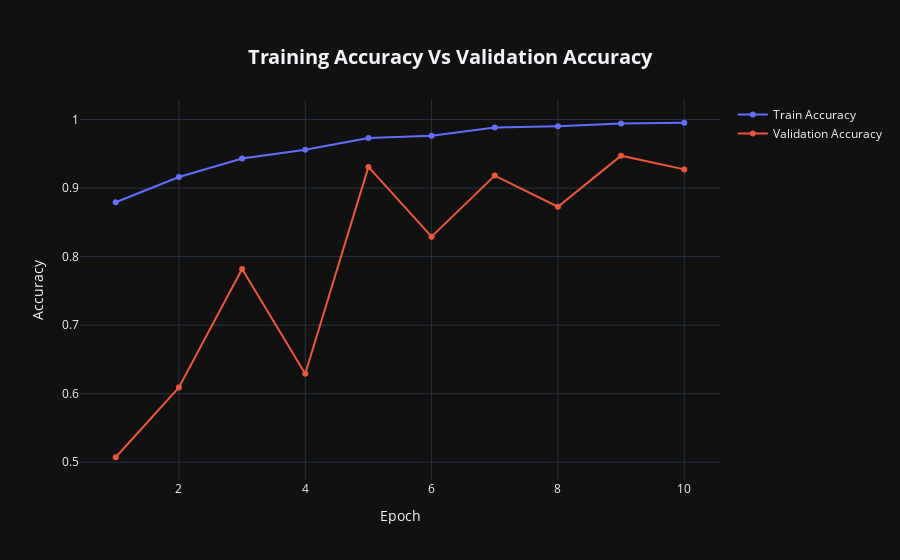
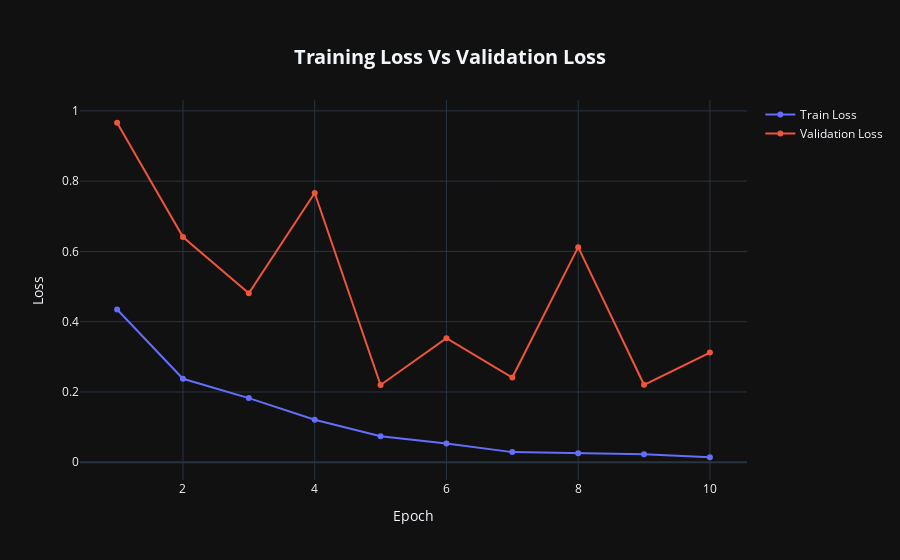

These figures' notebook cell, in order:
### Code cell
fig = go.Figure()

fig.add_trace(go.Scatter(x = acc_loss_df['Epoch'], y = acc_loss_df['Train Accuracy'], mode = 'lines+markers', name = 'Train Accuracy'))

fig.add_trace(go.Scatter(x = acc_loss_df['Epoch'], y = acc_loss_df['Validation Accuracy'], mode = 'lines+markers', name = 'Validation Accuracy'))

fig.update_layout(title = {'text' : '<b>Training Accuracy Vs Validation Accuracy</b>', 'xanchor' : 'center', 'yanchor' : 'top', 'x' : 0.5},
                  xaxis_title = 'Epoch', yaxis_title = 'Accuracy', title_font = dict(size=20))

fig.layout.template = 'plotly_dark'

fig.show()

###########################################################################################################################################

fig = go.Figure()

fig.add_trace(go.Scatter(x = acc_loss_df['Epoch'],
                         y = acc_loss_df['Train Loss'],
                         mode = 'lines+markers',
                         name = 'Train Loss'))

fig.add_trace(go.Scatter(x = acc_loss_df['Epoch'],
                         y = acc_loss_df['Validation Loss'],
                         mode = 'lines+markers',
                         name = 'Validation Loss'))

fig.update_layout(title = {'text' : '<b>Training Loss Vs Validation Loss</b>',
                           'xanchor' : 'center',
                           'yanchor' : 'top',
                           'x' : 0.5},
                          xaxis_title = 'Epoch',
                          yaxis_title = 'Loss',
                          title_font = dict(size = 20))

fig.layout.template = 'plotly_dark'

fig.show()

### Figure 1 — Plotly figure (JSON) as saved in the notebook; plotly's stock layout.template omitted (floating-point values rounded to 4 significant figures)
{"data": [{"mode": "lines+markers", "name": "Train Accuracy", "x": [1, 2, 3, 4, 5, 6, 7, 8, 9, 10], "y": [0.8794, 0.9161, 0.943, 0.9559, 0.9731, 0.9762, 0.9883, 0.9902, 0.9941, 0.9953], "type": "scatter"}, {"mode": "lines+markers", "name": "Validation Accuracy", "x": [1, 2, 3, 4, 5, 6, 7, 8, 9, 10], "y": [0.5073, 0.6091, 0.7818, 0.6291, 0.9309, 0.8291, 0.9182, 0.8727, 0.9473, 0.9273], "type": "scatter"}], "layout": {"title": {"font": {"size": 20}, "text": "<b>Training Accuracy Vs Validation Accuracy</b>", "xanchor": "center", "yanchor": "top", "x": 0.5}, "xaxis": {"title": {"text": "Epoch"}}, "yaxis": {"title": {"text": "Accuracy"}}}}

### Figure 2 — Plotly figure (JSON) as saved in the notebook; plotly's stock layout.template omitted (floating-point values rounded to 4 significant figures)
{"data": [{"mode": "lines+markers", "name": "Train Loss", "x": [1, 2, 3, 4, 5, 6, 7, 8, 9, 10], "y": [0.4347, 0.2375, 0.1826, 0.1211, 0.07419, 0.05368, 0.02882, 0.02553, 0.0229, 0.01422], "type": "scatter"}, {"mode": "lines+markers", "name": "Validation Loss", "x": [1, 2, 3, 4, 5, 6, 7, 8, 9, 10], "y": [0.9662, 0.6409, 0.4807, 0.7664, 0.2198, 0.3533, 0.2412, 0.6122, 0.2204, 0.3122], "type": "scatter"}], "layout": {"title": {"font": {"size": 20}, "text": "<b>Training Loss Vs Validation Loss</b>", "xanchor": "center", "yanchor": "top", "x": 0.5}, "xaxis": {"title": {"text": "Epoch"}}, "yaxis": {"title": {"text": "Loss"}}}}
